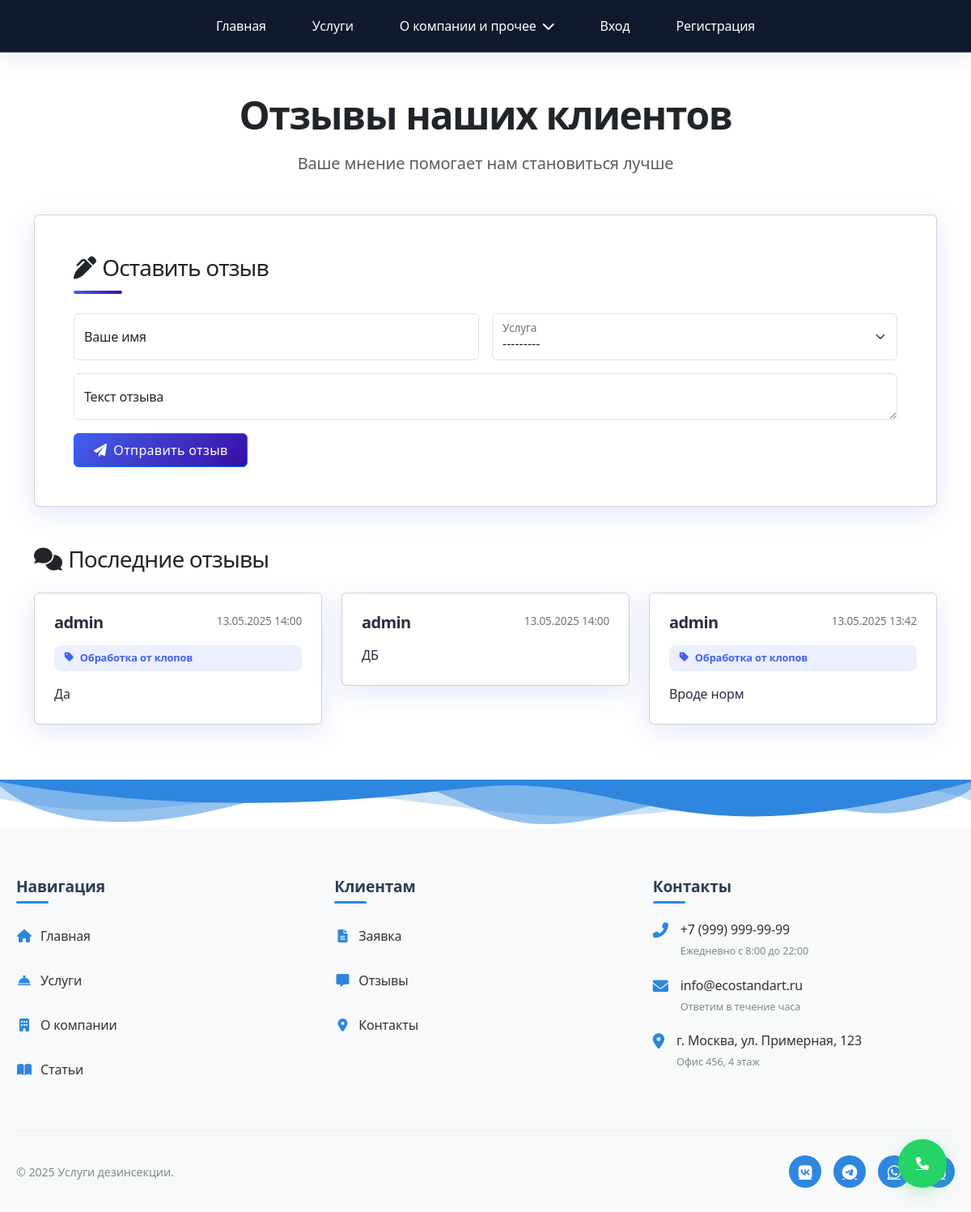
The page /accounts/reviews/ on the database its author committed.
### accounts/models.py (models this page shows, shortened)
class Review(models.Model):
    service = models.ForeignKey(Service, on_delete=models.CASCADE, null=True, blank=True, related_name='reviews')
    user = models.ForeignKey(User, on_delete=models.CASCADE, related_name='reviews')
    name = models.CharField(max_length=100, verbose_name="Имя")
    text = models.TextField(verbose_name="Текст отзыва")
    created_at = models.DateTimeField(auto_now_add=True, verbose_name="Дата создания")

class Service(models.Model):
    name = models.CharField(max_length=200)
    description = models.TextField()
    price_min = models.DecimalField(max_digits=10, decimal_places=2, verbose_name="Минимальная цена", default=0.00)
    price_max = models.DecimalField(max_digits=10, decimal_places=2, verbose_name="Максимальная цена", default=0.00)
    equipment_image = models.ImageField(upload_to='equipment/', blank=True, null=True)
    def __str__(self):
        return self.name

### accounts/views.py (the view)
# urls.py: path('reviews/', views.reviews, name='reviews'),
def reviews(request):
    services = Service.objects.all()
    reviews_list = Review.objects.order_by('-created_at')
    if request.method == 'POST':
        form = ReviewForm(request.POST)
        if form.is_valid():
            review = form.save(commit=False)
            if request.user.is_authenticated:
                review.user = request.user
                if not review.name:  # Если имя не указано, используем имя пользователя
                    review.name = request.user.username
            review.save()
            return redirect('reviews')
    else:
        initial = {}
        if request.user.is_authenticated:
            initial['name'] = request.user.get_full_name() or request.user.username
        form = ReviewForm(initial=initial)
    return render(request, 'accounts/reviews.html', {
        'reviews': reviews_list,
        'form': form,
        'services': services
    })

### accounts/forms.py
class ReviewForm(forms.ModelForm):
    class Meta:
        model = Review
        fields = ['service', 'name', 'text']
        widgets = {
            'service': forms.Select(attrs={'class': 'form-select'}),
            'name': forms.TextInput(attrs={'class': 'form-control', 'placeholder': 'Ваше имя'}),
            'text': forms.Textarea(attrs={'class': 'form-control', 'placeholder': 'Ваш отзыв', 'rows': 4}),
        }
        labels = {
            'service': 'Услуга (необязательно)',
            'name': 'Ваше имя',
            'text': 'Текст отзыва',
        }

### templates/accounts/reviews.html (shortened to what this page needs)
{% load static %}
<!DOCTYPE html>
<html lang="ru">
<head>
    <link href="https://cdn.jsdelivr.net/npm/bootstrap@5.3.2/dist/css/bootstrap.min.css" rel="stylesheet">
    <link rel="stylesheet" href="https://cdnjs.cloudflare.com/ajax/libs/font-awesome/6.4.2/css/all.min.css">
</head>
<body>
{% include 'includes/navbar.html' %}
<div class="container py-5">
    <div class="text-center mb-5">
        <h1 class="display-5 fw-bold mb-3">Отзывы наших клиентов</h1>
        <p class="lead text-muted">Ваше мнение помогает нам становиться лучше</p>
    </div>
    <div class="card review-form-card mb-5">
        <div class="card-body p-4 p-md-5">
            <h2 class="card-title h3 mb-4"><i class="fas fa-pen-alt me-2"></i>Оставить отзыв</h2>
            <form method="post">
                <div class="row g-3">
                    <div class="col-md-6">
                        <div class="form-floating">
                            {{ form.name }}
                            <label for="{{ form.name.id_for_label }}">Ваше имя</label>
                        </div>
                    </div>
                    <div class="col-md-6">
                        <div class="form-floating">
                            {{ form.service }}
                            <label for="{{ form.service.id_for_label }}">Услуга</label>
                        </div>
                    </div>
                    <div class="col-12">
                        <div class="form-floating">
                            {{ form.text }}
                            <label for="{{ form.text.id_for_label }}">Текст отзыва</label>
                        </div>
                    </div>
                    <div class="col-12">
                        <button type="submit" class="btn btn-primary px-4 py-2">
                            <i class="fas fa-paper-plane me-2"></i>Отправить отзыв
                        </button>
                    </div>
                </div>
            </form>
        </div>
    </div>
    <h2 class="h3 mb-4"><i class="fas fa-comments me-2"></i>Последние отзывы</h2>
    {% if reviews %}
        <div class="row g-4">
            {% for review in reviews %}
                <div class="col-md-6 col-lg-4">
                    <div class="card review-card">
                        <div class="card-body p-4">
                            <div class="d-flex justify-content-between align-items-start mb-3">
                                <h3 class="h5 card-title mb-0">{{ review.name }}</h3>
                                <small class="review-date">{{ review.created_at|date:"d.m.Y H:i" }}</small>
                            </div>
                            {% if review.service %}
                                <span class="service-badge mb-3">
                                    <i class="fas fa-tag"></i>{{ review.service.name }}
                                </span>
                            {% endif %}
                            <p class="card-text mb-0">{{ review.text }}</p>
                        </div>
                    </div>
                </div>
            {% endfor %}
        </div>
    {% else %}
        <div class="empty-reviews">
            <i class="fas fa-comment-slash text-muted mb-3" style="font-size: 3rem;"></i>
            <h3 class="h4 mb-2">Пока нет отзывов</h3>
            <p class="text-muted mb-0">Будьте первым, кто оставит отзыв о нашей работе!</p>
        </div>
    {% endif %}
</div>
{% include 'includes/footer.html' %}
{% include 'includes/base.html' %}
</body>
</html>

### templates/accounts/reviews.html (style rules this page uses)
:root { --primary-gradient: linear-gradient(135deg, #4361ee 0%, #3a0ca3 100%); --secondary-gradient: linear-gradient(135deg, #4cc9f0 0%, #3f37c9 100%); --glass-bg: rgba(255, 255, 255, 0.95); --shadow-color: rgba(67, 97, 238, 0.15); --text-dark: #2b2d42; --text-muted: #6c757d; }
body { background: #f8f9ff; font-family: 'Inter', -apple-system, BlinkMacSystemFont, sans-serif; color: var(--text-dark); letter-spacing: -0.01em; }
.container { max-width: 1200px; }
h1, h2, h3 { font-weight: 700; letter-spacing: -0.03em; }
.card { border: none; border-radius: 20px; background: var(--glass-bg); backdrop-filter: blur(12px); box-shadow: 0 8px 32px var(--shadow-color); transition: all 0.3s ease; overflow: hidden; }
.review-form-card { background: var(--glass-bg); border: 1px solid rgba(255,255,255,0.3); }
.review-form-card .card-title { position: relative; padding-bottom: 1rem; }
.review-form-card .card-title::after { content: ''; position: absolute; bottom: 0; left: 0; width: 60px; height: 4px; background: var(--primary-gradient); border-radius: 2px; }
.form-control, .form-select { border-radius: 12px; padding: 0.8rem 1.2rem; border: 1px solid rgba(0,0,0,0.1); transition: all 0.3s ease; }
textarea.form-control { min-height: 120px; }
.btn-primary { background: var(--primary-gradient); border: none; padding: 0.8rem 2rem; border-radius: 12px; font-weight: 600; letter-spacing: 0.02em; position: relative; overflow: hidden; transition: all 0.3s ease; }
.review-card { height: 100%; border: 1px solid rgba(255,255,255,0.3); }
.review-card .card-body { display: flex; flex-direction: column; height: 100%; }
.review-card .card-title { color: var(--text-dark); font-weight: 700; }
.review-card .card-text { flex-grow: 1; color: var(--text-dark); line-height: 1.6; }
.review-date { color: var(--text-muted); font-size: 0.85rem; }
.service-badge { background: rgba(67, 97, 238, 0.1); color: #4361ee; border-radius: 8px; padding: 0.4rem 0.8rem; font-size: 0.8rem; font-weight: 600; display: inline-flex; align-items: center; gap: 0.5rem; }
.review-card { animation: fadeIn 0.5s ease forwards; }
.review-card:nth-child(1) { animation-delay: 0.1s; }

### rows shown on the page
Review: name "admin", created_at "13.05.2025 14:00", service.name "Обработка от клопов", text "Да"
Review: name "admin", created_at "13.05.2025 14:00", text "ДБ"
Review: name "admin", created_at "13.05.2025 13:42", service.name "Обработка от клопов", text "Вроде норм"
